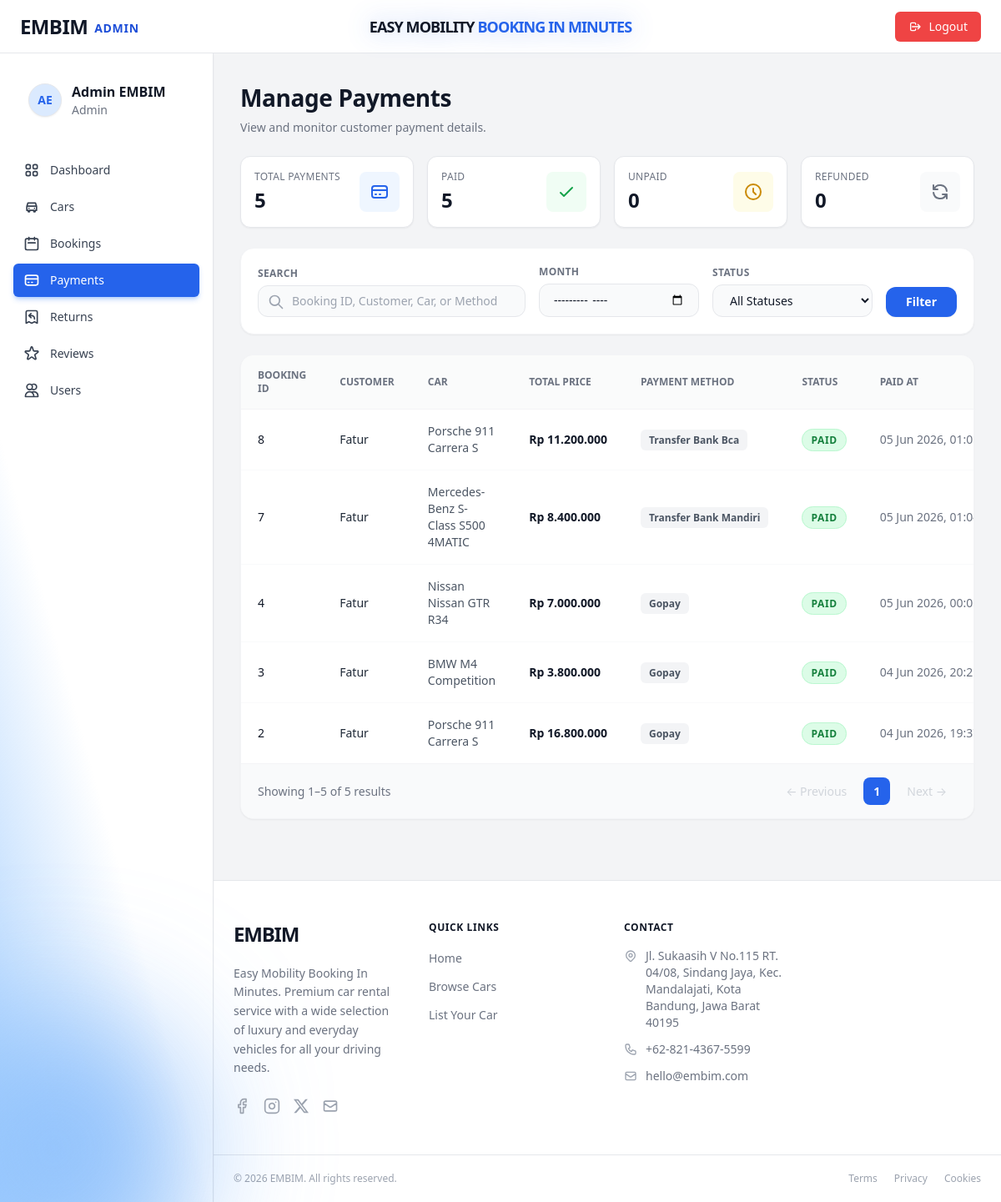
Page /admin/index.php?page=manage_payments (signed in) on the earlier database version.
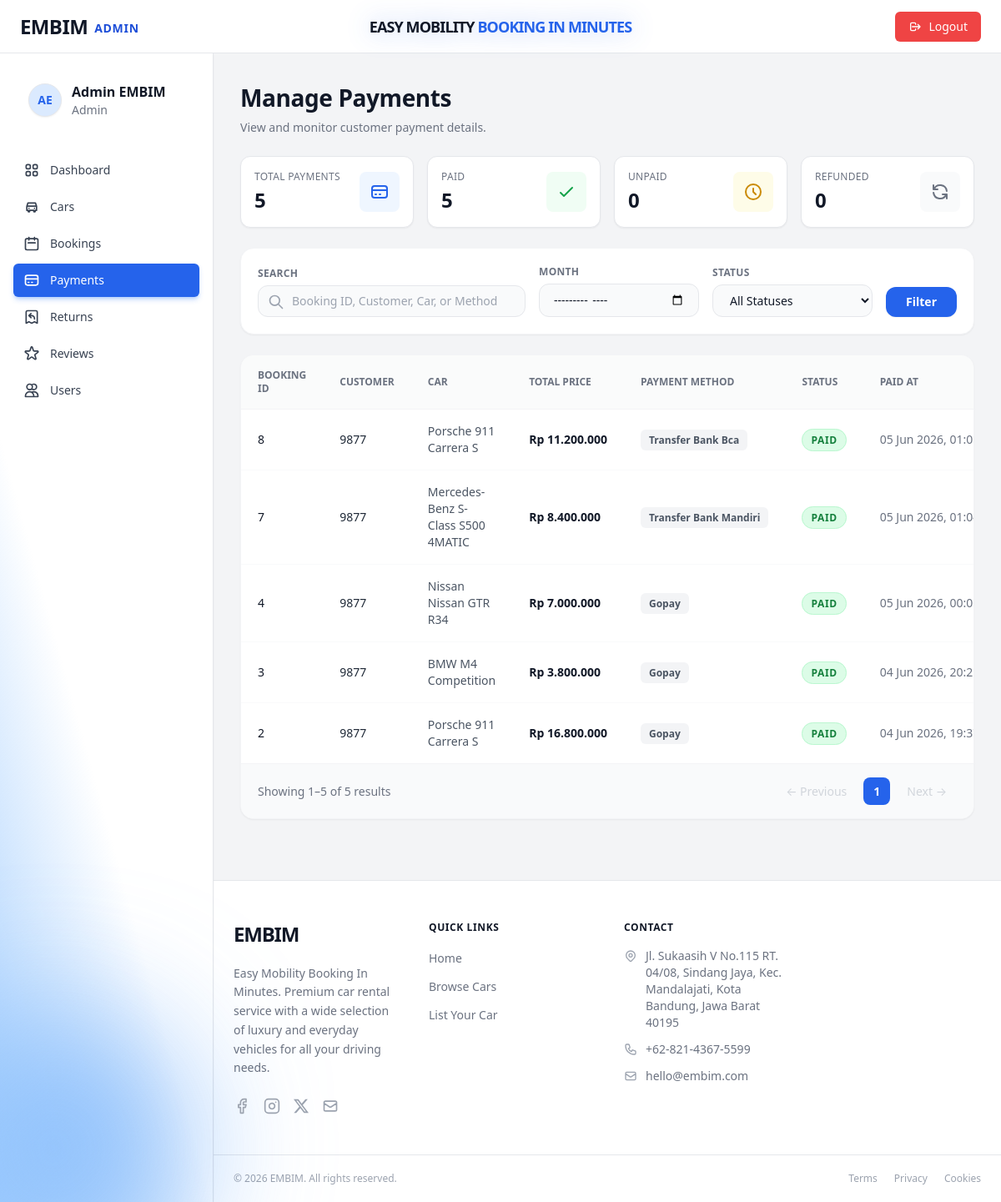
Same page on the later database version.
### tables this page shows
CREATE TABLE `bookings` (
  `id` int(11) NOT NULL,
  `user_id` int(11) NOT NULL,
  `car_id` int(11) NOT NULL,
  `start_date` date NOT NULL,
  `end_date` date NOT NULL,
  `total_days` smallint(6) NOT NULL DEFAULT 1,
  `total_price` decimal(14,2) NOT NULL,
  `status` enum('pending','confirmed','ongoing','completed','cancelled') DEFAULT 'pending',
  `notes` text DEFAULT NULL,
  `identity_photo` varchar(255) DEFAULT NULL,
  `payment_method` enum('transfer_bank_bri','transfer_bank_mandiri','shopeepay','dana','ovo','gopay','transfer_bank_bni','transfer_bank_bca','transfer_bank_seabank') DEFAULT NULL,
  `payment_status` enum('unpaid','paid','refunded') DEFAULT 'unpaid',
  `payment_proof` varchar(255) DEFAULT NULL,
  `paid_at` datetime DEFAULT NULL,
  `created_at` datetime DEFAULT current_timestamp(),
  `updated_at` datetime DEFAULT current_timestamp() ON UPDATE current_timestamp()
);

CREATE TABLE `users` (
  `id` int(11) NOT NULL,
  `full_name` varchar(100) NOT NULL,
  `email` varchar(150) NOT NULL,
  `password` varchar(255) NOT NULL COMMENT 'bcrypt hash',
  `phone` varchar(20) DEFAULT NULL,
  `address` text DEFAULT NULL,
  `role` enum('admin','user') NOT NULL DEFAULT 'user',
  `photo_profile` varchar(100) DEFAULT NULL,
  `photo_ktp` varchar(100) DEFAULT NULL,
  `photo_sim` varchar(100) DEFAULT NULL,
  `created_at` datetime NOT NULL DEFAULT current_timestamp(),
  `updated_at` datetime NOT NULL DEFAULT current_timestamp() ON UPDATE current_timestamp()
);

### admin/controllers/DashboardController.php (called while the page is built, shortened)
<?php
require_once __DIR__ . '/../models/DashboardModel.php';
class DashboardController {
    private DashboardModel $model;
    private int $perPage = 10;
    public function __construct() { $this->model = new DashboardModel(); }
    public function managePayments(): void {
        $status = trim($_GET['status'] ?? '');
        $search = trim($_GET['search'] ?? '');
        $month  = trim($_GET['month'] ?? '');
        $all         = $this->model->getPaymentsFiltered($status, $search, $month);
        $total       = count($all);
        $totalPages  = max(1, (int) ceil($total / $this->perPage));
        $currentPage = max(1, min($totalPages, (int) ($_GET['p'] ?? 1)));
        $offset      = ($currentPage - 1) * $this->perPage;
        $payments    = array_slice($all, $offset, $this->perPage);
        require_once __DIR__ . '/../views/manage_payments.php';
    }
}

### admin/index.php (called while the page is built, shortened)
<?php
    require_once __DIR__ . '/config/database.php';
    require_once __DIR__ . '/controllers/DashboardController.php';
    $page = $_GET['page'] ?? 'dashboard';
    match ($page) {
        'add_car'               => (new DashboardController())->addCar(),
        'edit_car'              => (new DashboardController())->editCar(),
        'delete_car'            => (new DashboardController())->deleteCar(),
        'manage_cars'           => (new DashboardController())->manageCars(),
        'manage_bookings'       => (new AdminBookingController())->manageBookings(),
        'manage_payments'       => (new DashboardController())->managePayments(),
        'payment_detail'        => (new DashboardController())->paymentDetail(),
        'edit_payment'          => (new DashboardController())->editPayment(),
        'booking_detail'        => (new AdminBookingController())->bookingDetail(),
        'edit_booking'          => (new AdminBookingController())->editBooking(),
        'delete_booking'        => (new AdminBookingController())->deleteBooking(),
        'manage_users'          => (new UserController())->manageUsers(),
        'manage_returns'        => (new AdminReturnController())->manageReturns(),
        'add_return'            => (new AdminReturnController())->addReturn(),
        'return_detail'         => (new AdminReturnController())->returnDetail(),
        'edit_return'           => (new AdminReturnController())->editReturn(),
        'delete_return'         => (new AdminReturnController())->deleteReturn(),
        'manage_reviews'        => (new AdminReviewController())->manageReviews(),
        'edit_review'           => (new AdminReviewController())->editReview(),
        'delete_review'         => (new AdminReviewController())->deleteReview(),
        'edit_profile'          => (new ProfileController())->editProfile(),
        default                 => (new DashboardController())->dashboard(),
    };

### admin/config/database.php (called while the page is built, shortened)
<?php
function getPDO(): PDO {
    static $pdo = null;
    if ($pdo === null) {
        $dsn = sprintf('mysql:host=%s;dbname=%s;charset=%s', DB_HOST, DB_NAME, DB_CHARSET);
        $pdo = new PDO($dsn, DB_USER, DB_PASS, [
            PDO::ATTR_ERRMODE            => PDO::ERRMODE_EXCEPTION,
            PDO::ATTR_DEFAULT_FETCH_MODE => PDO::FETCH_ASSOC,
            PDO::ATTR_EMULATE_PREPARES   => false,
        ]);
    }
    return $pdo;
}

### admin/models/DashboardModel.php (called while the page is built, shortened)
<?php
require_once __DIR__ . '/../config/database.php';
class DashboardModel {
    public function getPaymentsFiltered(string $status = '', string $search = '', string $month = ''): array {
        $sql = "
            SELECT
                b.`id` AS booking_id, b.`user_id`, b.`car_id`,
                b.`total_price`, b.`payment_method`, b.`payment_status`,
                b.`payment_proof`, b.`paid_at`, b.`created_at`,
                u.`full_name` AS customer_name,
                CONCAT(c.`brand`, ' ', c.`model`) AS car_name
            FROM `bookings` b
            JOIN `users` u ON u.`id` = b.`user_id`
            JOIN `cars`  c ON c.`id` = b.`car_id`
            WHERE 1=1
        ";
        $params = [];
        $sql .= " ORDER BY b.`id` DESC";
        $stmt = getPDO()->prepare($sql);
        $stmt->execute($params);
        return $stmt->fetchAll();
    }
}

### admin/views/manage_payments.php (the view, shortened to what the changed rows need)
<?php require_once __DIR__ . '/partials/layout_top.php'; ?>
<div class="space-y-6 pb-10">
  <div class="page-heading">
    <h1>Manage Payments</h1>
  </div>
  <div class="bg-white rounded-2xl shadow-sm border border-gray-100 overflow-hidden">
    <div class="overflow-x-auto">
      <table class="w-full text-left text-sm text-gray-600">
        <thead class="bg-gray-50/80 border-b border-gray-100 text-xs uppercase font-semibold text-gray-500">
          <tr>
            <th class="px-5 py-4">Booking ID</th>
            <th class="px-5 py-4">Customer</th>
            <th class="px-5 py-4">Car</th>
            <th class="px-5 py-4">Total Price</th>
            <th class="px-5 py-4">Payment Method</th>
            <th class="px-5 py-4">Status</th>
            <th class="px-5 py-4">Paid At</th>
          </tr>
        </thead>
        <tbody class="divide-y divide-gray-50">
          <?php if (empty($payments)): ?>
            <tr>
              <td colspan="8" class="px-5 py-12 text-center text-gray-500">
                <div class="flex flex-col items-center justify-center">
                  <svg class="h-12 w-12 text-gray-300 mb-3" fill="none" viewBox="0 0 24 24" stroke="currentColor">
                    <path stroke-linecap="round" stroke-linejoin="round" stroke-width="1.5" d="M9 12h6m-6 4h6m2 5H7a2 2 0 01-2-2V5a2 2 0 012-2h5.586a1 1 0 01.707.293l5.414 5.414a1 1 0 01.293.707V19a2 2 0 01-2 2z"/>
                  </svg>
                  <p class="text-base font-medium">No payments found</p>
                  <p class="text-sm mt-1">Try adjusting your search or filter.</p>
                </div>
              </td>
            </tr>
          <?php else: ?>
            <?php foreach ($payments as $p): ?>
              <tr class="hover:bg-blue-50/30 transition-colors group">
                <td class="px-5 py-4 font-medium text-gray-900">
                  <?= (int)$p['booking_id'] ?>
                </td>
                <td class="px-5 py-4 font-medium text-gray-800">
                  <?= htmlspecialchars($p['customer_name']) ?>
                </td>
                <td class="px-5 py-4">
                  <?= htmlspecialchars($p['car_name']) ?>
                </td>
                <td class="px-5 py-4 font-bold text-gray-900 whitespace-nowrap">
                  Rp <?= number_format($p['total_price'], 0, ',', '.') ?>
                </td>
                <td class="px-5 py-4">
                  <?php if ($p['payment_method']): ?>
                    <span class="px-2.5 py-1 bg-gray-100 text-gray-600 rounded-md text-xs font-semibold capitalize whitespace-nowrap">
                      <?= str_replace('_', ' ', htmlspecialchars($p['payment_method'])) ?>
                    </span>
                  <?php else: ?>
                    <span class="text-gray-400 text-xs italic">-</span>
                  <?php endif; ?>
                </td>
                <td class="px-5 py-4">
                  <?php
                    $sc = match($p['payment_status']) {
                      'paid'     => 'bg-green-100 text-green-700 border-green-200',
                      'unpaid'   => 'bg-yellow-100 text-yellow-700 border-yellow-200',
                      'refunded' => 'bg-gray-100 text-gray-700 border-gray-200',
                      default    => 'bg-gray-100 text-gray-700 border-gray-200'
                    };
                  ?>
                  <span class="px-2.5 py-1 border rounded-full text-xs font-bold uppercase tracking-wider <?= $sc ?>">
                    <?= htmlspecialchars($p['payment_status']) ?>
                  </span>
                </td>
                <td class="px-5 py-4 text-sm text-gray-500 whitespace-nowrap">
                  <?= $p['paid_at'] ? date('d M Y, H:i', strtotime($p['paid_at'])) : '<span class="italic text-gray-400">-</span>' ?>
                </td>
              </tr>
            <?php endforeach; ?>
          <?php endif; ?>
        </tbody>
      </table>
    </div>
  </div>
</div>
<?php require_once __DIR__ . '/partials/layout_bottom.php'; ?>

Differences in the rows shown:
changed through a linked row, bookings "Transfer Bank Bca": user.full_name "Fatur" → "9877"
changed through a linked row, bookings "Transfer Bank Mandiri": user.full_name "Fatur" → "9877"
changed through a linked row, bookings id 4: user.full_name "Fatur" → "9877"
changed through a linked row, bookings id 3: user.full_name "Fatur" → "9877"
changed through a linked row, bookings id 2: user.full_name "Fatur" → "9877"
